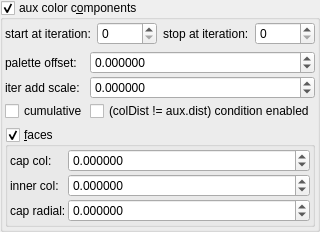
    <widget class="MyGroupBox" name="groupCheck_fold_color_aux_color_enabled_false">
     <property name="title">
      <string>aux color c&amp;omponents</string>
     </property>
     <property name="checkable">
      <bool>true</bool>
     </property>
     <layout class="QVBoxLayout" name="verticalLayout_11">
      <property name="leftMargin">
       <number>2</number>
      </property>
      <property name="topMargin">
       <number>2</number>
      </property>
      <property name="rightMargin">
       <number>2</number>
      </property>
      <property name="bottomMargin">
       <number>2</number>
      </property>
      <item>
       <layout class="QHBoxLayout" name="horizontalLayout_21" stretch="0,1,0,1">
        <item>
         <widget class="QLabel" name="label_102">
          <property name="text">
           <string>start at iteration:</string>
          </property>
         </widget>
        </item>
        <item>
         <widget class="MySpinBox" name="spinboxInt_fold_color_start_iterations_A">
          <property name="sizePolicy">
           <sizepolicy hsizetype="Minimum" vsizetype="Maximum">
            <horstretch>0</horstretch>
            <verstretch>0</verstretch>
           </sizepolicy>
          </property>
          <property name="minimum">
           <number>0</number>
          </property>
          <property name="maximum">
           <number>999</number>
          </property>
          <property name="value">
           <number>0</number>
          </property>
         </widget>
        </item>
        <item>
         <widget class="QLabel" name="label_74">
          <property name="text">
           <string>stop at iteration:</string>
          </property>
         </widget>
        </item>
        <item>
         <widget class="MySpinBox" name="spinboxInt_fold_color_stop_iterations_A">
          <property name="sizePolicy">
           <sizepolicy hsizetype="Preferred" vsizetype="Maximum">
            <horstretch>0</horstretch>
            <verstretch>0</verstretch>
           </sizepolicy>
          </property>
          <property name="maximum">
           <number>999</number>
          </property>
         </widget>
        </item>
       </layout>
      </item>
      <item>
       <layout class="QGridLayout" name="gridLayout_7" columnstretch="0,1">
        <property name="spacing">
         <number>2</number>
        </property>
        <item row="0" column="1">
         <widget class="MyDoubleSpinBox" name="spinbox4_fold_color_difs_0000_x">
          <property name="sizePolicy">
           <sizepolicy hsizetype="Minimum" vsizetype="Maximum">
            <horstretch>0</horstretch>
            <verstretch>0</verstretch>
           </sizepolicy>
          </property>
          <property name="prefix">
           <string/>
          </property>
          <property name="suffix">
           <string/>
          </property>
          <property name="decimals">
           <number>6</number>
          </property>
          <property name="minimum">
           <double>-100.000000000000000</double>
          </property>
          <property name="maximum">
           <double>100.000000000000000</double>
          </property>
          <property name="singleStep">
           <double>0.100000000000000</double>
          </property>
         </widget>
        </item>
        <item row="1" column="1">
         <widget class="MyDoubleSpinBox" name="spinbox_fold_color_difs0">
          <property name="sizePolicy">
           <sizepolicy hsizetype="Minimum" vsizetype="Maximum">
            <horstretch>0</horstretch>
            <verstretch>0</verstretch>
           </sizepolicy>
          </property>
          <property name="prefix">
           <string/>
          </property>
          <property name="suffix">
           <string/>
          </property>
          <property name="decimals">
           <number>6</number>
          </property>
          <property name="minimum">
           <double>-99.998999999999995</double>
          </property>
          <property name="maximum">
           <double>99.998999999999995</double>
          </property>
          <property name="singleStep">
           <double>0.100000000000000</double>
          </property>
         </widget>
        </item>
        <item row="2" column="1">
         <widget class="MyCheckBox" name="checkBox_fold_color_aux_color_enabledA">
          <property name="text">
           <string notr="true">(colDist != aux.dist) condition enabled</string>
          </property>
         </widget>
        </item>
        <item row="2" column="0">
         <widget class="MyCheckBox" name="checkBox_fold_color_aux_color_enabledB_false">
          <property name="text">
           <string>cumulative</string>
          </property>
         </widget>
        </item>
        <item row="0" column="0">
         <widget class="QLabel" name="label_24">
          <property name="text">
           <string>palette offset:</string>
          </property>
         </widget>
        </item>
        <item row="1" column="0">
         <widget class="QLabel" name="label_23">
          <property name="text">
           <string>iter add scale:</string>
          </property>
         </widget>
        </item>
       </layout>
      </item>
      <item>
       <widget class="MyGroupBox" name="groupCheck_fold_color_aux_color_enabledA_false">
        <property name="title">
         <string>&amp;faces</string>
        </property>
        <property name="checkable">
         <bool>true</bool>
        </property>
        <layout class="QVBoxLayout" name="verticalLayout_15" stretch="0">
         <property name="spacing">
          <number>2</number>
         </property>
         <property name="leftMargin">
          <number>2</number>
         </property>
         <property name="topMargin">
          <number>2</number>
         </property>
         <property name="rightMargin">
          <number>2</number>
         </property>
         <property name="bottomMargin">
          <number>2</number>
         </property>
         <item>
          <layout class="QGridLayout" name="gridLayout_6" columnstretch="0,1">
           <property name="spacing">
            <number>2</number>
           </property>
           <item row="0" column="0">
            <widget class="QLabel" name="label_289">
             <property name="text">
              <string>cap col:</string>
             </property>
            </widget>
           </item>
           <item row="2" column="1">
            <widget class="MyDoubleSpinBox" name="spinbox4_fold_color_difs_0000_w">
             <property name="sizePolicy">
              <sizepolicy hsizetype="Minimum" vsizetype="Maximum">
               <horstretch>0</horstretch>
               <verstretch>0</verstretch>
              </sizepolicy>
             </property>
             <property name="prefix">
              <string/>
             </property>
             <property name="suffix">
              <string/>
             </property>
             <property name="decimals">
              <number>6</number>
             </property>
             <property name="minimum">
              <double>-100.000000000000000</double>
             </property>
             <property name="maximum">
              <double>100.000000000000000</double>
             </property>
             <property name="singleStep">
              <double>0.100000000000000</double>
             </property>
            </widget>
           </item>
           <item row="2" column="0">
            <widget class="QLabel" name="label_290">
             <property name="text">
              <string>cap radial:</string>
             </property>
            </widget>
           </item>
           <item row="1" column="0">
            <widget class="QLabel" name="label_178">
             <property name="text">
              <string>inner col:</string>
             </property>
            </widget>
           </item>
           <item row="0" column="1">
            <widget class="MyDoubleSpinBox" name="spinbox4_fold_color_difs_0000_y">
             <property name="sizePolicy">
              <sizepolicy hsizetype="Minimum" vsizetype="Maximum">
               <horstretch>0</horstretch>
               <verstretch>0</verstretch>
              </sizepolicy>
             </property>
             <property name="prefix">
              <string/>
             </property>
             <property name="suffix">
              <string/>
             </property>
             <property name="decimals">
              <number>6</number>
             </property>
             <property name="minimum">
              <double>-100.000000000000000</double>
             </property>
             <property name="maximum">
              <double>100.000000000000000</double>
             </property>
             <property name="singleStep">
              <double>0.100000000000000</double>
             </property>
            </widget>
           </item>
           <item row="1" column="1">
            <widget class="MyDoubleSpinBox" name="spinbox4_fold_color_difs_0000_z">
             <property name="sizePolicy">
              <sizepolicy hsizetype="Minimum" vsizetype="Maximum">
               <horstretch>0</horstretch>
               <verstretch>0</verstretch>
              </sizepolicy>
             </property>
             <property name="prefix">
              <string/>
             </property>
             <property name="suffix">
              <string/>
             </property>
             <property name="decimals">
              <number>6</number>
             </property>
             <property name="minimum">
              <double>-100.000000000000000</double>
             </property>
             <property name="maximum">
              <double>100.000000000000000</double>
             </property>
             <property name="singleStep">
              <double>0.100000000000000</double>
             </property>
            </widget>
           </item>
          </layout>
         </item>
        </layout>
       </widget>
      </item>
     </layout>
    </widget>
